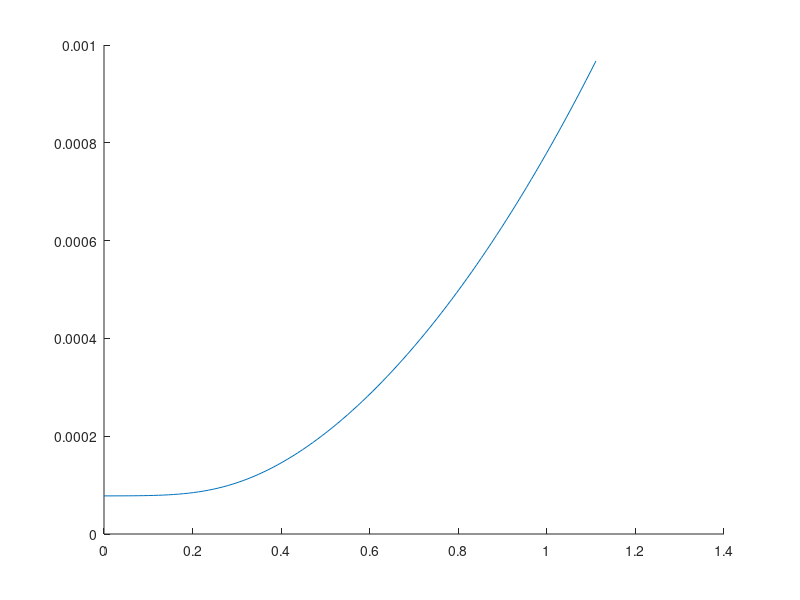

This figure's MATLAB source: (Note: this script raises an error after producing the figure.)
sr = 100000;
t = linspace(0,1,sr);
[b1,a1] = butter(3,100*2/sr,'low');
[b2,a2] = butter(3,5*2/sr,'low');
ff = 200;

ph = linspace(0,pi/2,100);
phe = [];
fr = linspace(10,50,5);

mat = [];

for f = 1:length(fr)
    for p = 1:length(ph)      
        [bb,aa] = butter(2,[.6,1.4]*4*ff/sr,'stop');
        sig = sin((2*pi*t*ff) + ph(p)*sin(fr(f)*pi*2*t));
        phe(p) = sqrt(mean((ph(p)*sin(50*pi*2*t)).^2));
        sigs = sig.*sin(2*pi*t*ff);
        sigc = sig.*cos(2*pi*t*ff);
        hold on
        am = sqrt(filter(b1,a1,sigs).^2 + filter(b1,a1,sigc).^2)*2;
        am = filtfilt(bb,aa,am);
        mat(f,p) = sqrt(mean((am(end/2:end)-1).^2)); % std(am(end/2:end));
    end
end

hold on
for f = 1:length(fr)
    a = plot(phe,mat(f,:));
    a.Color =[0 0 0];
    a = text(1.15,mat(f,end),num2str(fr(f)/50.00000001,4),'Interpreter', 'Latex','FontSize',9);
end

set(gcf,'color','w');
ylabel('RMSE of estimated amplitude','Interpreter', 'Latex','FontSize',9);
xlabel('RMSE of phase control from ideal phase','Interpreter', 'Latex','FontSize',9);
set(gca,'TickLabelInterpreter','latex','FontSize',9);
set(gca,'Yscale','log')

a = text(.2,.1,'$BW_{T phase}/BW_{T magnitude}$','Interpreter', 'Latex','FontSize',9);